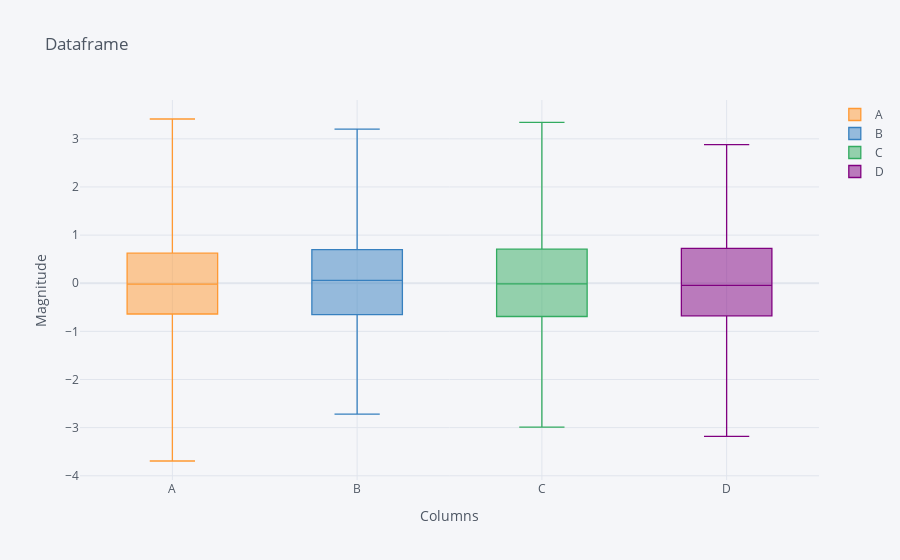

This figure's notebook cell:
### Code cell
df1.iplot(kind="box",yTitle="Magnitude",xTitle="Columns",title="Dataframe")

### Figure 1 — Plotly figure (JSON) as saved in the notebook; plotly's stock layout.template omitted (floating-point values rounded to 4 significant figures; data arrays with more than 128 entries replaced by an {"elided": "..."} marker saying what was removed)
{"data": [{"boxpoints": false, "line": {"width": 1.3}, "marker": {"color": "rgba(255, 153, 51, 1.0)"}, "name": "A", "orientation": "v", "type": "box", "y": {"elided": "1000 float values"}}, {"boxpoints": false, "line": {"width": 1.3}, "marker": {"color": "rgba(55, 128, 191, 1.0)"}, "name": "B", "orientation": "v", "type": "box", "y": {"elided": "1000 float values"}}, {"boxpoints": false, "line": {"width": 1.3}, "marker": {"color": "rgba(50, 171, 96, 1.0)"}, "name": "C", "orientation": "v", "type": "box", "y": {"elided": "1000 float values"}}, {"boxpoints": false, "line": {"width": 1.3}, "marker": {"color": "rgba(128, 0, 128, 1.0)"}, "name": "D", "orientation": "v", "type": "box", "y": {"elided": "1000 float values"}}], "layout": {"legend": {"bgcolor": "#F5F6F9", "font": {"color": "#4D5663"}}, "paper_bgcolor": "#F5F6F9", "plot_bgcolor": "#F5F6F9", "title": {"font": {"color": "#4D5663"}, "text": "Dataframe"}, "xaxis": {"gridcolor": "#E1E5ED", "showgrid": true, "tickfont": {"color": "#4D5663"}, "title": {"font": {"color": "#4D5663"}, "text": "Columns"}, "zerolinecolor": "#E1E5ED"}, "yaxis": {"gridcolor": "#E1E5ED", "showgrid": true, "tickfont": {"color": "#4D5663"}, "title": {"font": {"color": "#4D5663"}, "text": "Magnitude"}, "zerolinecolor": "#E1E5ED"}}}
